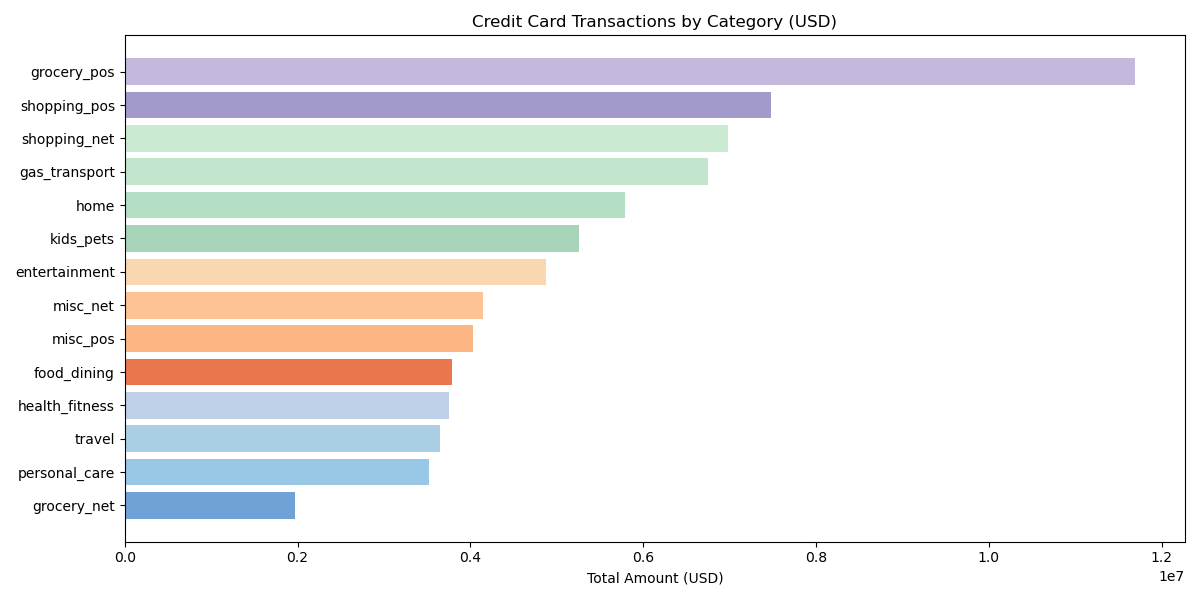
%> input picture dataset/data_info/df1_histogram.png, 1200 x 600 px
$ octave --eval "result = autoCrop(imread('../../dataset/data_info/df1_histogram.png'));"   (GNU Octave 9; MATLAB toolbox functions it lacks are replaced by stand-ins)
%> lines starting %> are read from the running program, lines starting %| are printed output that depends on the picture; in (x1, y1, x2, y2) boxes, pixels count from 0 and x2, y2 are one past the last pixel; in counts of white or black regions, pixels touching at a corner belong together; the program's own positions count from 1
### MATLAB/Crop_Functions/cannyBoundaryDetection.m
function boundaryMask = cannyBoundaryMask(grayImg, threshold)
%> called with threshold = 0.5

% Inputs:
%   grayImg - Grayscale input image
%   threshold - Threshold value (0 for automatic)
%
% Output:
%   boundaryMask - Binary mask of detected boundaries

% threshold value = 0 -> let MATLAB pick
threshold_values = 0;
radius = 2;
    if threshold == threshold_values
        boundary = edge(grayImage, 'canny');
    else
        % edge(grayImg, 'canny',[low,high]
        boundary = edge(grayImg, 'canny', [threshold * 0.5,threshold]);
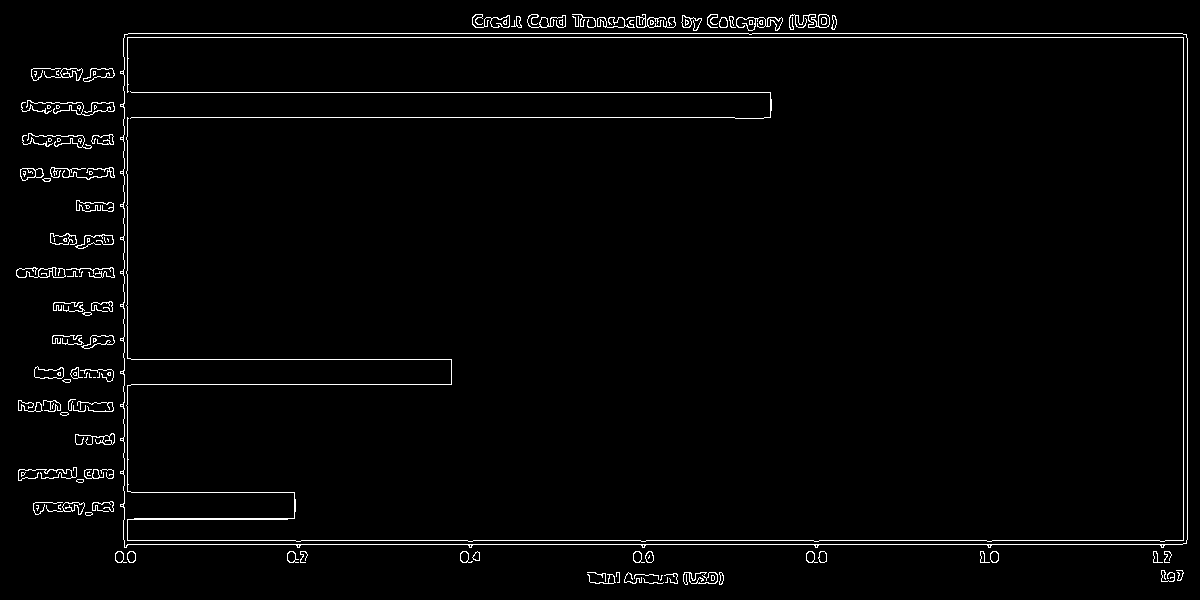
%> boundary: size 600x1200 logical; 2.1% white in thin lines or dots
    end

    % Fill regions to create solid boundaries
    se = strel('disk',radius);
    boundary = imclose(boundary, se);
%> boundary: size 600x1200 logical; 4.3% white; 30 white regions (1 under 20 px), largest, box (x1, y1, x2, y2) and area: (120, 14, 1188, 548) 19471, (572, 14, 676, 28) 950, (16, 267, 115, 278) 700
    boundaryMask = imfill(boundary, 'holes');
%> boundaryMask: size 600x1200 logical; 78% white; 1 black region, box (x1, y1, x2, y2) and area: (0, 0, 1200, 600) 158112
end

### MATLAB/Crop_Functions/morphologyBoundaryDetection.m
function boundaryMask = morphologyBoundaryDetection(grayImg, threshold)
%> called with threshold = 0.5
% morphologicalBoundaryMask - Enhanced morphological boundary detection
%
% Inputs:
%   grayImg - Grayscale input image
%   threshold - Threshold value (0 for automatic)
%
% Output:
%   boundaryMask - Binary mask of detected boundaries

    % 1. Contrast enhancement
    enhancedImage = adapthisteq(grayImg);

    % 2. Top-hat filtering to enhance bright regions
    se1 = strel('disk', 15);
    tophat = imtophat(enhancedImage, se1);

    % 3. Bottom-hat filtering to enhance dark regions
    bothat = imbothat(enhancedImage, se1);

    % 4. Combine enhancements
    enhanced = enhancedImage + tophat - bothat;
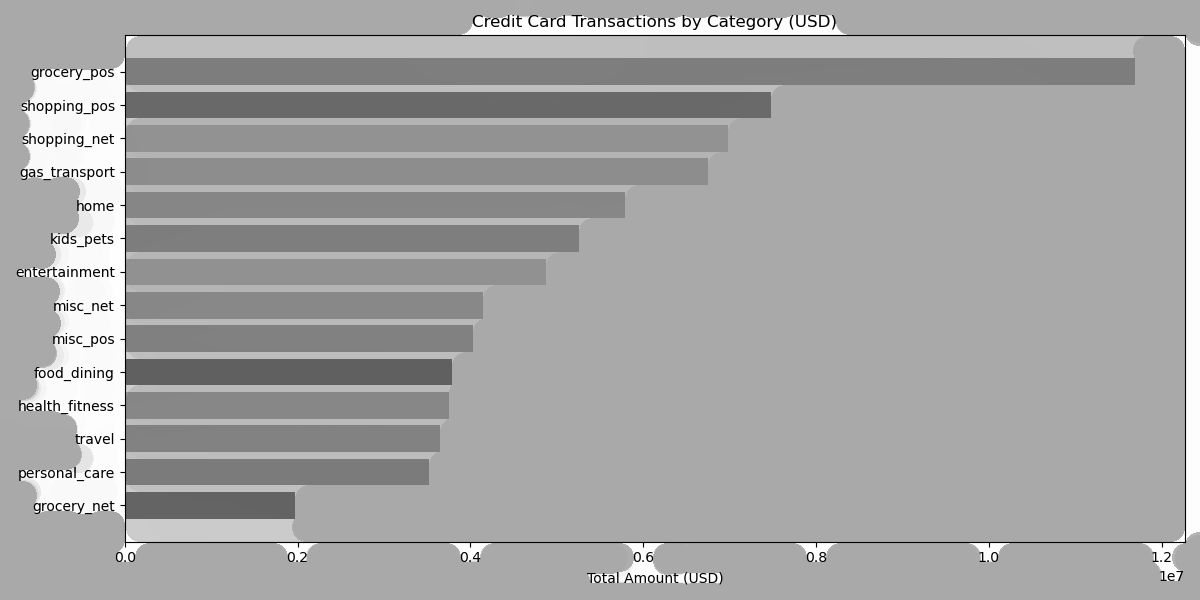
%> enhanced: size 600x1200 double; min -0.997, max 2, mean 0.937; drawn with min black and max white

    % 5. Binarization
    if threshold == 0
        level = graythresh(enhanced);
    else
        level = threshold;
    end

    boundaryMask = imbinarize(enhanced, level);
%> boundaryMask: size 600x1200 logical; 88% white; 227 black regions (66 under 20 px), largest, box (x1, y1, x2, y2) and area: (120, 35, 1186, 548) 80516, (19, 400, 34, 411) 68, (819, 15, 829, 27) 52

    % 6. Advanced morphological processing
    se2 = strel('disk', 5);
    boundaryMask = imopen(boundaryMask, se2);  % Remove noise
%> boundaryMask: size 600x1200 logical; 85.8% white; 11 black regions, largest, box (x1, y1, x2, y2) and area: (17, 15, 1186, 562) 96812, (587, 572, 723, 585) 1116, (19, 400, 115, 414) 751
    boundaryMask = imclose(boundaryMask, se2); % Close gaps
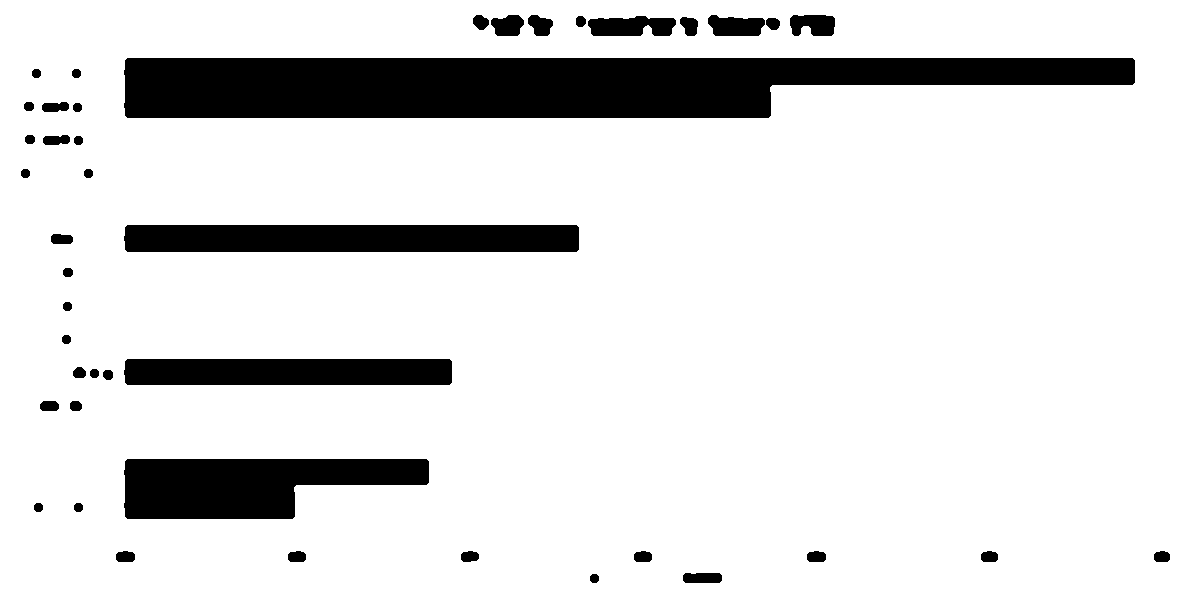
%> boundaryMask: size 600x1200 logical; 87.3% white; 43 black regions, largest, box (x1, y1, x2, y2) and area: (124, 58, 1135, 118) 48579, (124, 459, 429, 519) 13675, (124, 225, 579, 252) 12251
    boundaryMask = imfill(boundaryMask, 'holes'); % Fill holes
%> boundaryMask: size 600x1200 logical; every value is 1
end

### MATLAB/Crop_Functions/adaptiveBoundaryDetection.m
function boundaryMask = adaptiveBoundaryDetection(grayImg, threshold)
% ADAPTIVEBOUNDARYDETECTION - Adaptive method combining multiple approaches
%
% Inputs:
%   grayImage - Grayscale input image
%   threshold - Threshold value for various methods
%
% Output:
%   boundaryMask - Binary mask of detected boundaries

    % Method 1: Canny edges
    mask1 = cannyBoundaryDetection(grayImg, threshold);

    % Method 2: Morphological processing
    mask2 = morphologyBoundaryDetection(grayImg, threshold);

    % Method 3: Variance-based detection
    H = fspecial('average', [9 9]);
    localMean = imfilter(grayImg, H, 'replicate');
    localVar = imfilter((grayImg - localMean).^2, H, 'replicate');
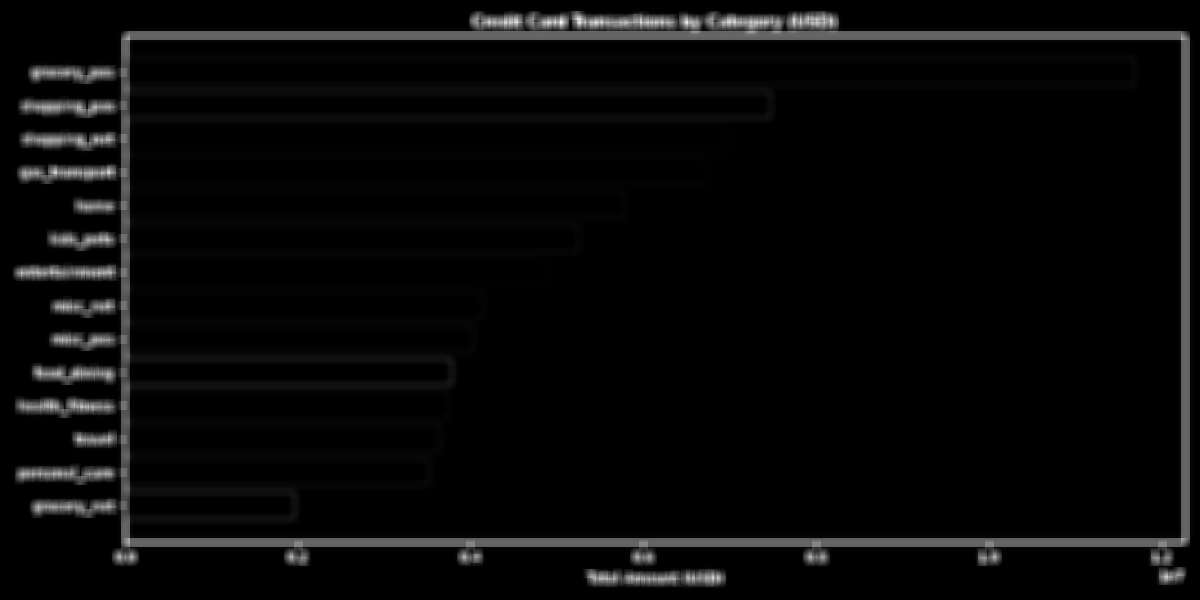
%> localVar: size 600x1200 double; min 0, max 0.239, mean 0.00824; drawn with min black and max white

    varThresh = threshold * max(localVar(:));
%> varThresh = 0.12
    mask3 = localVar > varThresh;
%> mask3: size 600x1200 logical; 0.9% white; 97 white regions (28 under 20 px), largest, box (x1, y1, x2, y2) and area: (573, 14, 674, 27) 586, (720, 17, 781, 29) 382, (791, 15, 835, 27) 358

    % Combine masks using voting (at least 2 out of 3 methods agree)
    combinedMask = (mask1 + mask2 + mask3) >= 2;
%> combinedMask: size 600x1200 logical; 78.1% white; 5 black regions (4 under 20 px), largest, box (x1, y1, x2, y2) and area: (0, 0, 1200, 600) 157907

    % Final processing
    se = strel('disk', 3);
    boundaryMask = imopen(combinedMask, se);
%> boundaryMask: size 600x1200 logical; 78% white; 1 black region, box (x1, y1, x2, y2) and area: (0, 0, 1200, 600) 158706
    boundaryMask = imclose(boundaryMask, se);
%> boundaryMask: size 600x1200 logical; 78% white; 1 black region, box (x1, y1, x2, y2) and area: (0, 0, 1200, 600) 158430
    boundaryMask = imfill(boundaryMask, 'holes');
end

### MATLAB/Crop_Functions/postProcessBoundary.m
function cleanMask = postProcessBoundary(boundaryMask, minArea)
%> called with minArea = 1500
% POSTPROCESSBOUNDARY - Remove small components and clean up the mask
%
% Inputs:
%   boundaryMask - Binary boundary mask
%   minArea - Minimum area to consider as valid boundary
%
% Output:
%   cleanMask - Cleaned binary mask

    % Remove small connected components
    cleanMask = bwareaopen(boundaryMask, minArea);
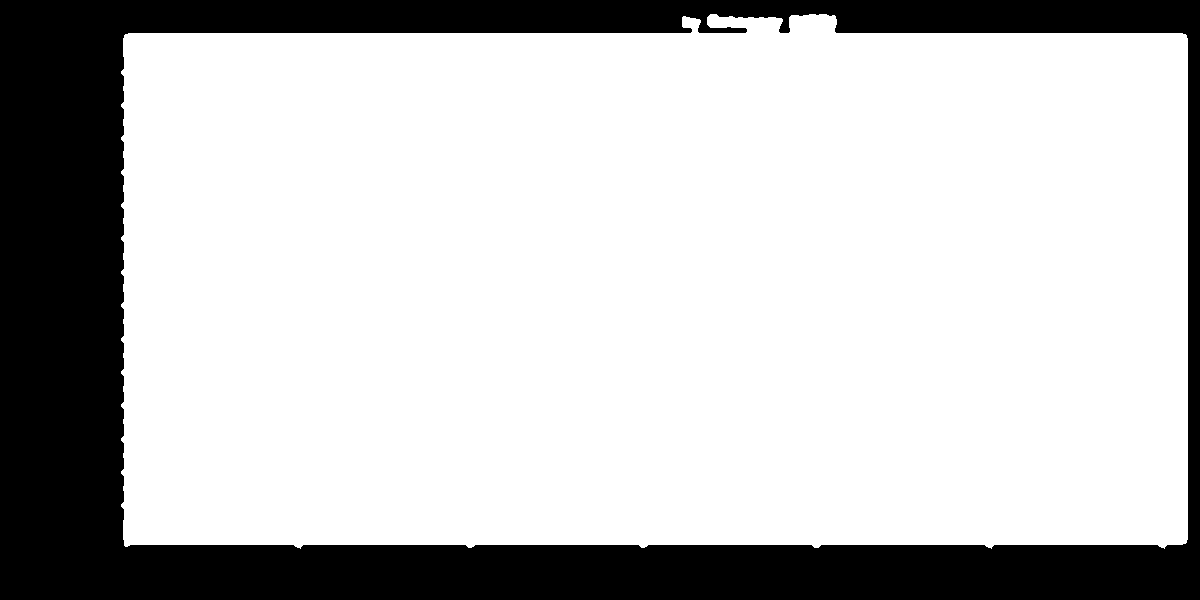
%> cleanMask: size 600x1200 logical; 76% white; 1 black region, box (x1, y1, x2, y2) and area: (0, 0, 1200, 600) 172746

    % Keep only the largest connected component
    CC = bwconncomp(cleanMask);
%> CC = 1 connected component
    if CC.NumObjects > 1
        areas = cellfun(@length, CC.PixelIdxList);
        [~, maxIdx] = max(areas);

        largestMask = false(size(cleanMask));
        largestMask(CC.PixelIdxList{maxIdx}) = true;
        cleanMask = largestMask;
    end

    % Smooth the boundary
    se = strel('disk', 2);
    cleanMask = imopen(cleanMask, se);
%> cleanMask: size 600x1200 logical; 76% white; 1 black region, box (x1, y1, x2, y2) and area: (0, 0, 1200, 600) 172767
    cleanMask = imclose(cleanMask, se);
%> cleanMask: size 600x1200 logical; 76% white; 1 black region, box (x1, y1, x2, y2) and area: (0, 0, 1200, 600) 172751
end

### MATLAB/Crop_Functions/findOptimalBoundingBox.m
function boundingBox = findOptimalBoundingBox(boundaryMask, imageSize, padding)
%> called with imageSize = [600 1200 3], padding = 5
% FINDOPTIMALBOUNDINGBOX - Find the optimal bounding box with padding
%
% Inputs:
%   boundaryMask - Binary boundary mask
%   imageSize - Size of the original image [height, width]
%   padding - Padding around detected boundary (pixels)
%
% Output:
%   boundingBox - Bounding box in format [x, y, width, height]

    [rows, cols] = find(boundaryMask);
%> rows = 547249 values from 15 to 548; cols = 547249 values from 122 to 1188

    if isempty(rows)
        % If no boundary found, return full image
        boundingBox = [1, 1, imageSize(2), imageSize(1)];
        return;
    end

    minRow = max(1, min(rows) - padding);
%> minRow = 10
    maxRow = min(imageSize(1), max(rows) + padding);
%> maxRow = 553
    minCol = max(1, min(cols) - padding);
%> minCol = 117
    maxCol = min(imageSize(2), max(cols) + padding);
%> maxCol = 1193

    % Format: [x, y, width, height]
    boundingBox = [minCol, minRow, maxCol - minCol + 1, maxRow - minRow + 1];
%> boundingBox = [117 10 1077 544]
end

### MATLAB/Crop_Functions/autoCrop.m
%%Function return cropped image, bounding box takes value input image,
%%varagin for handling different numbers of inputs without explicity defining them all
function [croppedImage,boundingBox] = autoCrop(inputImage,varargin)

% Syntax:
%   [croppedImage, boundingBox] = autoCrop(inputImage)
%   [croppedImage, boundingBox] = autoCrop(inputImage, 'Parameter', Value)
%
% Parameters:
%   'Method'  Detection method:
              % • 'canny'      — low-noise edge detection (not work)
              % • 'sobel'      — gradient-based detection (not work)
              % • 'morphology' — region-based detection via shape ops (work)
              % • 'adaptive'   — local thresholding for uneven lightin (work)
              % • 'superpixel'  — SLIC superpixels to group paper vs background
              % • 'grabcut'     — coarse foreground/background separation


%   'Threshold' - Threshold value (0-1) for edge detection
%   'MinArea' - Minimum area to consider as valid boundary
%   'Padding' - Padding around detected boundary (pixels)
%   'Debug' - Show intermediate steps (true/false)

% Ex: [cropImg, box] = autoCrop(img, 'Method','adaptive','Padding',10);
    % Valid options
    %---------------------------
    % 1) Parse inputs and set defaults
    %---------------------------
    validMethods = {'canny','sobel','morphology','adaptive'};
    isValidMethod    = @(x) ischar(x) && any(strcmp(x, validMethods));
    isValidThreshold = @(x) isnumeric(x) && isscalar(x) && x >= 0 && x <= 1;
    isPositiveScalar = @(x) isnumeric(x) && isscalar(x) && x > 0;
    isNonNegScalar   = @(x) isnumeric(x) && isscalar(x) && x >= 0;

    % Parse input
    p = inputParser;
    p.FunctionName = mfilename;
    addpadding = 5; %add 5 extra pixel around in case over crop
    threshold_value = 0.5; %from 0-1
    min_area_value = 1500; %filter any below 1500 pixels

    addRequired(p, 'inputImage');
    addParameter(p,'Method','adaptive', isValidMethod);
    addParameter(p,'Threshold',threshold_value, isValidThreshold);
    addParameter(p,'MinArea', min_area_value, isPositiveScalar);
    addParameter(p, 'Padding', addpadding, isNonNegScalar);
    addParameter(p, 'Debug', false, @islogical);

    parse(p, inputImage, varargin{:});

    method = p.Results.Method;
    threshold = p.Results.Threshold;
    minArea = p.Results.MinArea;
    padding = p.Results.Padding;
    debugMode = p.Results.Debug;

    %% Convert to Graysclale
    %---------------------------
    % 2) Convert to grayscale and normalize in-place
    %---------------------------
    if size(inputImage,3) == 3
        grayImage = rgb2gray(inputImage);
    else
        %Already grayscale
        grayImage = inputImage;
    end

    grayImage = mat2gray(grayImage); %convert to grayscale with values 0(black)-1(white)
    % Convert to grayscale if needed

    %% Normalize image
    %---------------------------
    % 3) Detect main region mask using chosen method
    %---------------------------
    switch lower(method)
        case 'canny'
            boundaryMask = cannyBoundaryDetection(grayImage, threshold);
        case 'sobel'
            boundaryMask = sobelBoundaryDetection(grayImage, threshold);
        case 'morphology'
            boundaryMask = morphologyBoundaryDetection(grayImage, threshold);
        case 'adaptive'
            boundaryMask = adaptiveBoundaryDetection(grayImage, threshold);
    end

    % Post-process boundary mask
    boundaryMask = postProcessBoundary(boundaryMask, minArea);

    % Find bounding box
    boundingBox = findOptimalBoundingBox(boundaryMask, size(inputImage), padding);
%> boundingBox = [117 10 1077 544]

    % Crop the image
    croppedImage = inputImage(boundingBox(2):boundingBox(2)+boundingBox(4)-1, ...
                             boundingBox(1):boundingBox(1)+boundingBox(3)-1, :);
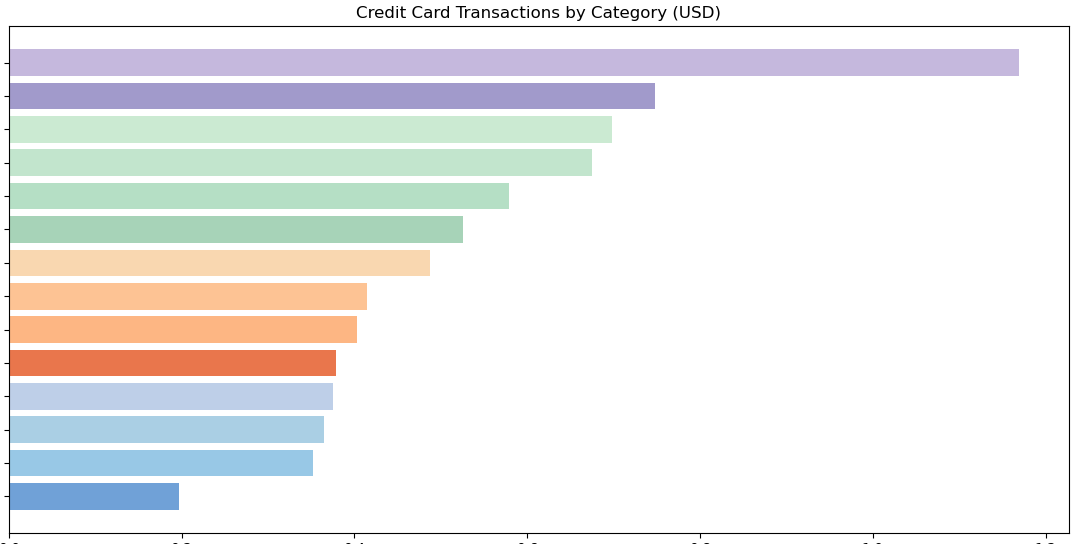
%> croppedImage: size 544x1077x3 uint8; mean R, G, B 235.8, 236.1, 235.3

    % Debug visualization
    if debugMode
        showDebugResults(inputImage, grayImage, boundaryMask, boundingBox, method);
    end
end
